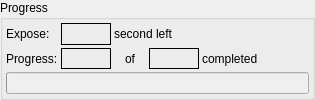
        <widget class="QGroupBox" name="progressGroup">
         <property name="title">
          <string>Progress</string>
         </property>
         <layout class="QVBoxLayout" name="verticalLayout_7">
          <property name="spacing">
           <number>3</number>
          </property>
          <property name="leftMargin">
           <number>3</number>
          </property>
          <property name="topMargin">
           <number>3</number>
          </property>
          <property name="rightMargin">
           <number>3</number>
          </property>
          <property name="bottomMargin">
           <number>3</number>
          </property>
          <item>
           <layout class="QHBoxLayout" name="horizontalLayout_6">
            <property name="spacing">
             <number>1</number>
            </property>
            <item>
             <layout class="QGridLayout" name="progressLayout">
              <property name="spacing">
               <number>3</number>
              </property>
              <item row="0" column="0">
               <widget class="QLabel" name="progressLabel_3">
                <property name="text">
                 <string>Expose:</string>
                </property>
               </widget>
              </item>
              <item row="0" column="1">
               <widget class="QLabel" name="exposeOUT">
                <property name="minimumSize">
                 <size>
                  <width>50</width>
                  <height>0</height>
                 </size>
                </property>
                <property name="frameShape">
                 <enum>QFrame::Box</enum>
                </property>
                <property name="text">
                 <string/>
                </property>
               </widget>
              </item>
              <item row="0" column="2" colspan="2">
               <widget class="QLabel" name="secondsLabel">
                <property name="sizePolicy">
                 <sizepolicy hsizetype="Fixed" vsizetype="Preferred">
                  <horstretch>0</horstretch>
                  <verstretch>0</verstretch>
                 </sizepolicy>
                </property>
                <property name="minimumSize">
                 <size>
                  <width>85</width>
                  <height>0</height>
                 </size>
                </property>
                <property name="maximumSize">
                 <size>
                  <width>85</width>
                  <height>16777215</height>
                 </size>
                </property>
                <property name="text">
                 <string notr="true">second left</string>
                </property>
               </widget>
              </item>
              <item row="1" column="0">
               <widget class="QLabel" name="progressLabel_2">
                <property name="text">
                 <string>Progress:</string>
                </property>
               </widget>
              </item>
              <item row="1" column="1">
               <widget class="QLabel" name="currentImgCountOUT">
                <property name="minimumSize">
                 <size>
                  <width>50</width>
                  <height>0</height>
                 </size>
                </property>
                <property name="frameShape">
                 <enum>QFrame::Box</enum>
                </property>
                <property name="text">
                 <string/>
                </property>
               </widget>
              </item>
              <item row="1" column="2">
               <widget class="QLabel" name="textLabel1_4_2_3">
                <property name="text">
                 <string>of</string>
                </property>
                <property name="alignment">
                 <set>Qt::AlignCenter</set>
                </property>
               </widget>
              </item>
              <item row="1" column="3">
               <widget class="QLabel" name="fullImgCountOUT">
                <property name="minimumSize">
                 <size>
                  <width>50</width>
                  <height>0</height>
                 </size>
                </property>
                <property name="frameShape">
                 <enum>QFrame::Box</enum>
                </property>
                <property name="text">
                 <string/>
                </property>
               </widget>
              </item>
              <item row="1" column="4">
               <widget class="QLabel" name="completedLabel_2">
                <property name="text">
                 <string>completed</string>
                </property>
               </widget>
              </item>
             </layout>
            </item>
            <item>
             <spacer name="progressSpacer">
              <property name="orientation">
               <enum>Qt::Horizontal</enum>
              </property>
              <property name="sizeType">
               <enum>QSizePolicy::Expanding</enum>
              </property>
              <property name="sizeHint" stdset="0">
               <size>
                <width>51</width>
                <height>20</height>
               </size>
              </property>
             </spacer>
            </item>
           </layout>
          </item>
          <item>
           <widget class="QProgressBar" name="imgProgress">
            <property name="enabled">
             <bool>false</bool>
            </property>
           </widget>
          </item>
         </layout>
        </widget>
